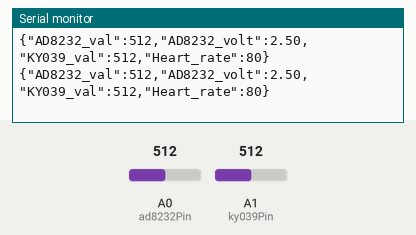
The sketch below on a simulated Arduino Uno, built with avr-gcc and run on an emulated ATmega328P. Shown: the last lines printed to the serial monitor. The inputs (shaded band) are chosen by the test bench; at power-on: A0 (ad8232Pin) = 512, A1 (ky039Pin) = 512.

Above: at 1.2 s.
1.3 s: A0 (ad8232Pin) set to 106
At 1.39 s:
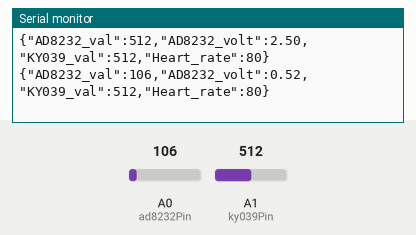
4.3 s: A0 (ad8232Pin) set to 89
At 4.37 s:
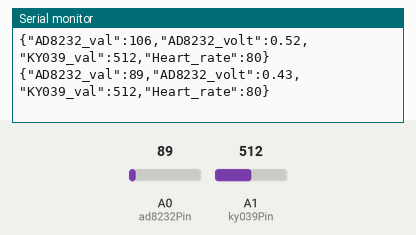
5.8 s: A1 (ky039Pin) set to 106
At 5.85 s:
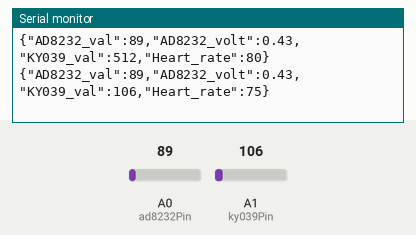
8.8 s: A1 (ky039Pin) set to 89
At 8.8 s:
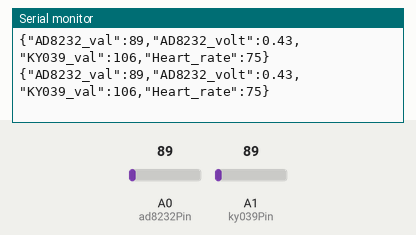
10.3 s: A0 (ad8232Pin) set to 11
At 10.37 s:
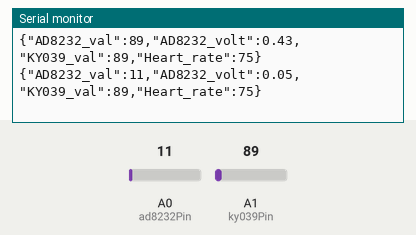
13.3 s: A0 (ad8232Pin) set to 8
At 13.39 s:
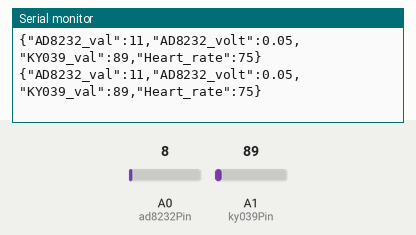
Timing chart, 0 to 15.8 s (numbered marks = the images above; inputs shaded):
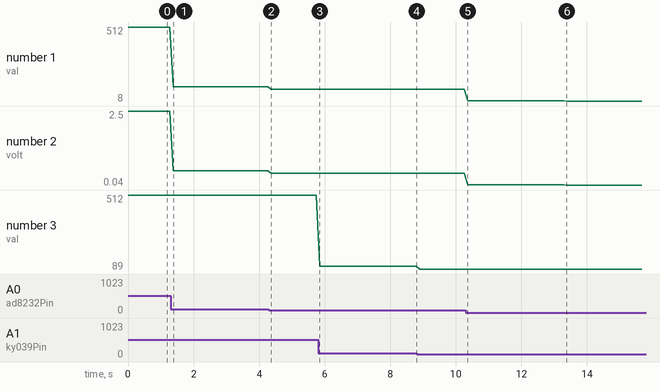

The sketch:

bpm.ino
```cpp
// Pin configuration
const int ad8232Pin = A0;  // Analog pin to which AD8232 OUT pin is connected
const int ky039Pin = A1;   // Analog pin to which KY-039 OUT pin is connected
const int minValue = 100;  // Adjust based on your observations
const int maxValue = 900;  // Adjust based on your observations
void setup() {
  Serial.begin(9600);
}

void loop() {
  // Read data from AD8232 Heart Rate Monitor
  int ad8232Value = analogRead(ad8232Pin);
  float ad8232Voltage = (ad8232Value / 1024.0) * 5.0;

  // Read data from KY-039 Heartbeat Sensor
  int ky039Value = analogRead(ky039Pin);

  // Print the values to the Serial Monitor

  Serial.print("{\"AD8232_val\":");
  Serial.print(ad8232Value);
  Serial.print(",");

  Serial.print("\"AD8232_volt\":");
  Serial.print(ad8232Voltage);
  Serial.print(",");

 // Map the sensor value to a realistic heart rate range
  int heartRate = map(ky039Value, minValue, maxValue, 75, 85);

  // Print the values to the Serial Monitor
  Serial.print("\"KY039_val\":");
  Serial.print(ky039Value);
  Serial.print(",");

  Serial.print("\"Heart_rate\":");
  Serial.print(heartRate);
  Serial.println("}");

  // Add a delay to avoid overwhelming the Serial Monitor
  delay(100);
}
```

Measured:
- after the input at 1.3 s, the serial monitor: prints a new line after 0.08 s (image 1)
- after the input at 4.3 s, the serial monitor: prints a new line after 0.07 s (image 2)
- after the input at 5.8 s, the serial monitor: prints a new line at once (image 3)
- after the input at 10.3 s, the serial monitor: prints a new line after 0.06 s (image 5)
- plotted number 1: 512 → 106 after the input at 1.3 s, 106 → 89 after the input at 4.3 s, 89 → 11 after the input at 10.3 s, 11 → 8 after the input at 13.3 s
- plotted number 2: 2.5 → 0.52 after the input at 1.3 s, 0.52 → 0.43 after the input at 4.3 s, 0.43 → 0.05 after the input at 10.3 s, 0.05 → 0.04 after the input at 13.3 s
